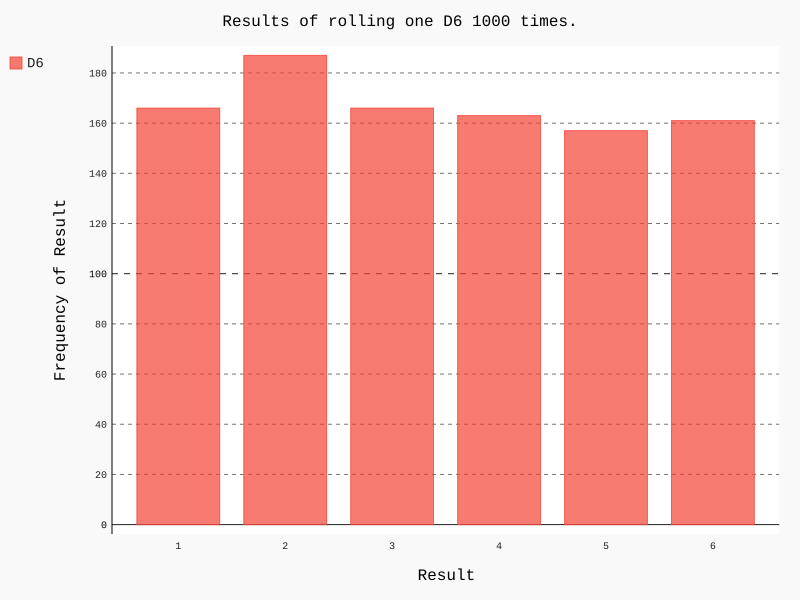

Source code (Python):
from die import Die

import  pygal

#创建D6
die = Die()

#掷骰子，结果存储列表
results = []
for roll_num in range(1000):
    result = die.roll()
    results.append(result)
print(results)

#分析结果
frequencies = []
for value in range(1,die.num_sides+1):
    frequence = results.count(value)
    frequencies.append(frequence)
print(frequencies)

#结果可视化
hist = pygal.Bar()

hist.title = "Results of rolling one D6 1000 times."
hist.x_labels = ['1','2','3','4','5','6']
hist.x_title = "Result"
hist.y_title = "Frequency of Result"

hist.add('D6',frequencies)
hist.render_to_file('die_visual.svg')
